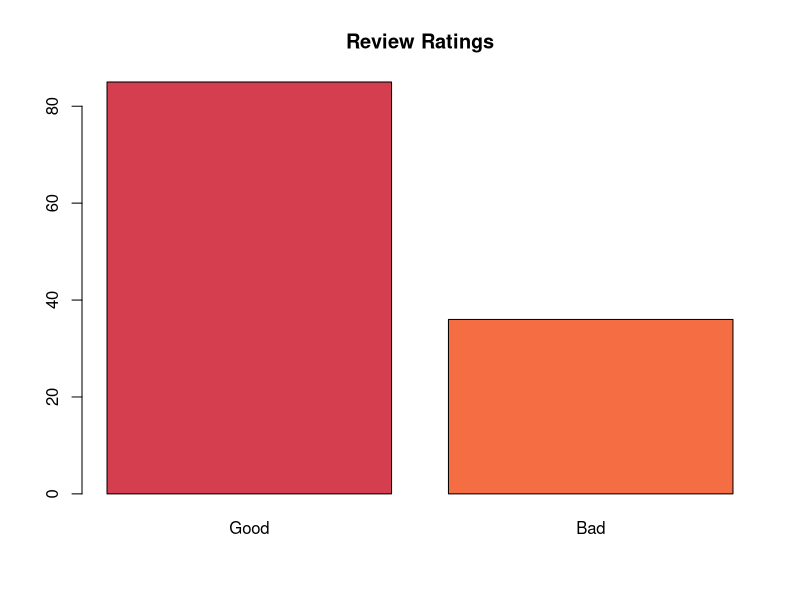
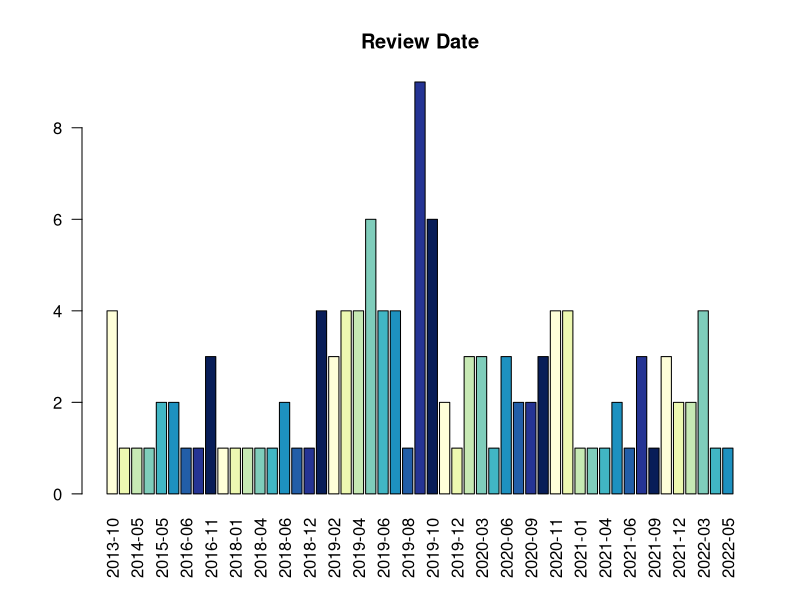

Recreate these plots in R, in order. (Note: this script raises an error after producing the figures.)
## ---- chunk 1
gf = read.csv("GF_mkereviews.csv")
str(gf)
## ---- chunk 2
summary(gf)
## ---- chunk 3
gf$review_ID = NULL
## ---- chunk 4
gf = gf[sample(nrow(gf), replace = FALSE),]
## ---- chunk 5
gf$review_rating = factor(gf$review_rating)
levels(gf$review_rating) = list("Good"=c("4", "5"), "Bad"=c("1", "2", "3"))
## ---- chunk 6
library(RColorBrewer)
coul <- brewer.pal(8, "Spectral") 
## ---- chunk 7
barplot(table(gf$review_rating), col=coul, main = "Review Ratings")
## ---- chunk 8
gf$review_datetime_utc = format(as.Date(gf$review_datetime_utc, format="%m/%d/%Y"), format="%Y-%m")
## ---- chunk 9
library(car)
coul <- brewer.pal(9, "YlGnBu")
barplot(table(gf$review_datetime_utc), col=coul, main="Review Date", las=2)
## ---- chunk 10
library(tm)
library(SnowballC)
gf_corpus = VCorpus(VectorSource(gf$review_text))
as.character(gf_corpus[[1]])
## ---- chunk 11
gf_corpus_clean = tm_map(gf_corpus, content_transformer(tolower))
gf_corpus_clean = tm_map(gf_corpus_clean, removeNumbers)
gf_corpus_clean = tm_map(gf_corpus_clean, removeWords, stopwords())

replacePunctuation = function(x){
  gsub("[[:punct:]]+", " ", x)
}

gf_corpus_clean = tm_map(gf_corpus_clean, content_transformer(replacePunctuation))

gf_corpus_clean = tm_map(gf_corpus_clean, stemDocument)
gf_corpus_clean = tm_map(gf_corpus_clean, stripWhitespace)
as.character(gf_corpus_clean[[1]])
## ---- chunk 12
library(wordcloud)
fivestar = subset(gf, review_rating == "5")$review_text
onestar = subset(gf, review_rating == "1")$review_text
## ---- chunk 13
#fivestar
wordcloud(fivestar, max.words = 100, scale = c(3, 0.5), random.order = FALSE)
## ---- chunk 14
#onestar
wordcloud(fivestar, max.words = 100, scale = c(3, 0.5), random.order = FALSE)
## ---- chunk 15
gf_dtm = DocumentTermMatrix(gf_corpus_clean)

gf_dtm_train = gf_dtm[1:96, ]
gf_dtm_test = gf_dtm[97:121, ]

gf_train_labels = gf[1:96, ]$review_rating
gf_test_labels = gf[97:121, ]$review_rating
## ---- chunk 16
gf_dtm
## ---- chunk 17
gf_freq_words = findFreqTerms(gf_dtm_train, 5)
gf_dtm_freq_train = gf_dtm_train[, gf_freq_words]
gf_dtm_freq_test = gf_dtm_test[, gf_freq_words]
## ---- chunk 18
gf_dtm_freq_train
## ---- chunk 19
convert_counts <- function(x) {
x = ifelse(x > 0, "Yes", "No")
}
gf_train = apply(gf_dtm_freq_train, MARGIN = 2,
convert_counts)

gf_test = apply(gf_dtm_freq_test, MARGIN = 2,
convert_counts)
## ---- chunk 20
library(e1071)
gf_classifier = naiveBayes(gf_train, gf_train_labels)
## ---- chunk 21
gf_test_pred = predict(gf_classifier, gf_test)
## ---- chunk 22
library(gmodels)
CrossTable(gf_test_pred, gf_test_labels, prop.chisq = FALSE, prop.t = FALSE, dnn = c('predicted', 'actual'))
